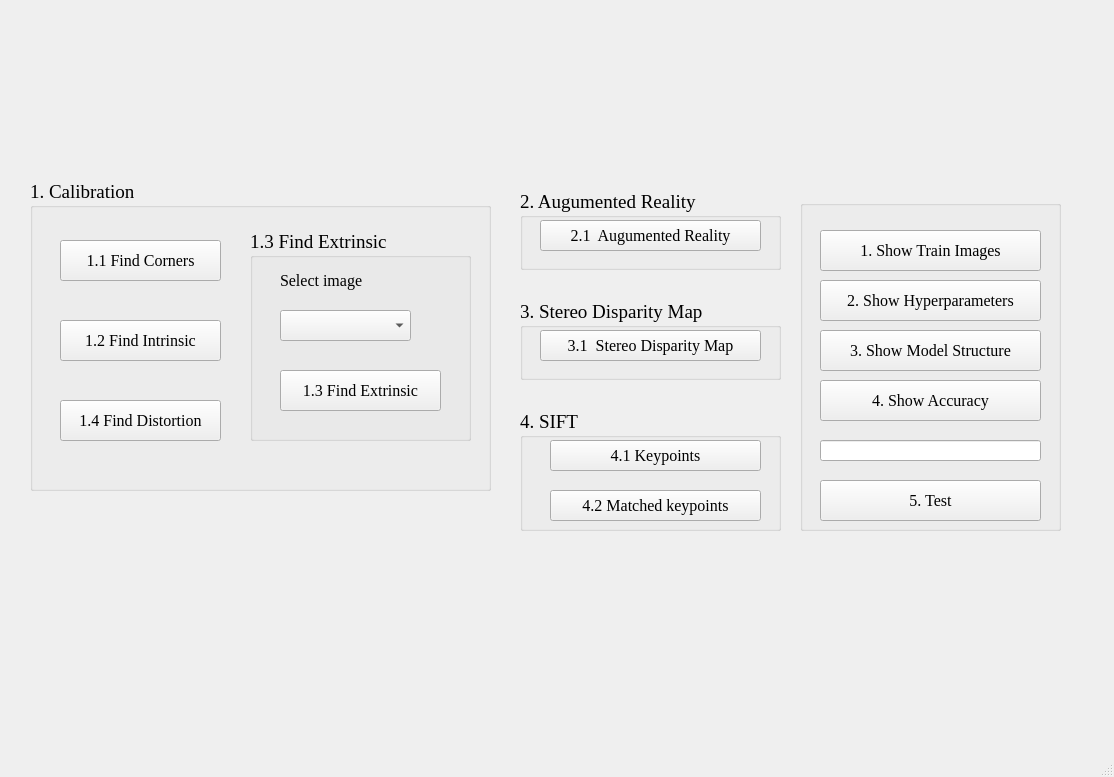
<?xml version="1.0" encoding="UTF-8"?>
<ui version="4.0">
 <class>MainWindow</class>
 <widget class="QMainWindow" name="MainWindow">
  <property name="geometry">
   <rect>
    <x>0</x>
    <y>0</y>
    <width>1114</width>
    <height>777</height>
   </rect>
  </property>
  <property name="windowTitle">
   <string>MainWindow</string>
  </property>
  <widget class="QWidget" name="centralwidget">
   <widget class="QGroupBox" name="groupBox_2">
    <property name="geometry">
     <rect>
      <x>30</x>
      <y>180</y>
      <width>461</width>
      <height>311</height>
     </rect>
    </property>
    <property name="font">
     <font>
      <family>Times New Roman</family>
      <pointsize>14</pointsize>
     </font>
    </property>
    <property name="title">
     <string>1. Calibration</string>
    </property>
    <widget class="QPushButton" name="but2">
     <property name="geometry">
      <rect>
       <x>30</x>
       <y>140</y>
       <width>161</width>
       <height>41</height>
      </rect>
     </property>
     <property name="font">
      <font>
       <family>Times New Roman</family>
       <pointsize>12</pointsize>
      </font>
     </property>
     <property name="text">
      <string>1.2 Find Intrinsic</string>
     </property>
    </widget>
    <widget class="QPushButton" name="but1">
     <property name="geometry">
      <rect>
       <x>30</x>
       <y>60</y>
       <width>161</width>
       <height>41</height>
      </rect>
     </property>
     <property name="font">
      <font>
       <family>Times New Roman</family>
       <pointsize>12</pointsize>
      </font>
     </property>
     <property name="text">
      <string>1.1 Find Corners</string>
     </property>
    </widget>
    <widget class="QPushButton" name="but4">
     <property name="geometry">
      <rect>
       <x>30</x>
       <y>220</y>
       <width>161</width>
       <height>41</height>
      </rect>
     </property>
     <property name="font">
      <font>
       <family>Times New Roman</family>
       <pointsize>12</pointsize>
      </font>
     </property>
     <property name="text">
      <string>1.4 Find Distortion</string>
     </property>
    </widget>
    <widget class="QGroupBox" name="groupBox">
     <property name="geometry">
      <rect>
       <x>220</x>
       <y>50</y>
       <width>221</width>
       <height>211</height>
      </rect>
     </property>
     <property name="font">
      <font>
       <family>Times New Roman</family>
       <pointsize>14</pointsize>
      </font>
     </property>
     <property name="title">
      <string>1.3 Find Extrinsic</string>
     </property>
     <widget class="QLabel" name="label">
      <property name="geometry">
       <rect>
        <x>30</x>
        <y>40</y>
        <width>91</width>
        <height>21</height>
       </rect>
      </property>
      <property name="font">
       <font>
        <family>Times New Roman</family>
        <pointsize>12</pointsize>
       </font>
      </property>
      <property name="text">
       <string>Select image</string>
      </property>
     </widget>
     <widget class="QComboBox" name="box">
      <property name="geometry">
       <rect>
        <x>30</x>
        <y>80</y>
        <width>131</width>
        <height>31</height>
       </rect>
      </property>
     </widget>
     <widget class="QPushButton" name="but3">
      <property name="geometry">
       <rect>
        <x>30</x>
        <y>140</y>
        <width>161</width>
        <height>41</height>
       </rect>
      </property>
      <property name="font">
       <font>
        <family>Times New Roman</family>
        <pointsize>12</pointsize>
       </font>
      </property>
      <property name="text">
       <string>1.3 Find Extrinsic</string>
      </property>
     </widget>
    </widget>
   </widget>
   <widget class="QGroupBox" name="groupBox_5">
    <property name="geometry">
     <rect>
      <x>520</x>
      <y>300</y>
      <width>261</width>
      <height>80</height>
     </rect>
    </property>
    <property name="font">
     <font>
      <family>Times New Roman</family>
      <pointsize>14</pointsize>
     </font>
    </property>
    <property name="title">
     <string>3. Stereo Disparity Map</string>
    </property>
    <widget class="QPushButton" name="but3_1">
     <property name="geometry">
      <rect>
       <x>20</x>
       <y>30</y>
       <width>221</width>
       <height>31</height>
      </rect>
     </property>
     <property name="font">
      <font>
       <family>Times New Roman</family>
       <pointsize>12</pointsize>
      </font>
     </property>
     <property name="text">
      <string>3.1  Stereo Disparity Map</string>
     </property>
    </widget>
   </widget>
   <widget class="QGroupBox" name="groupBox_7">
    <property name="geometry">
     <rect>
      <x>520</x>
      <y>410</y>
      <width>261</width>
      <height>121</height>
     </rect>
    </property>
    <property name="font">
     <font>
      <family>Times New Roman</family>
      <pointsize>14</pointsize>
     </font>
    </property>
    <property name="title">
     <string>4. SIFT</string>
    </property>
    <widget class="QPushButton" name="but4_1">
     <property name="geometry">
      <rect>
       <x>30</x>
       <y>30</y>
       <width>211</width>
       <height>31</height>
      </rect>
     </property>
     <property name="font">
      <font>
       <family>Times New Roman</family>
       <pointsize>12</pointsize>
      </font>
     </property>
     <property name="text">
      <string>4.1 Keypoints</string>
     </property>
    </widget>
    <widget class="QPushButton" name="but4_2">
     <property name="geometry">
      <rect>
       <x>30</x>
       <y>80</y>
       <width>211</width>
       <height>31</height>
      </rect>
     </property>
     <property name="font">
      <font>
       <family>Times New Roman</family>
       <pointsize>12</pointsize>
      </font>
     </property>
     <property name="text">
      <string>4.2 Matched keypoints</string>
     </property>
    </widget>
   </widget>
   <widget class="QGroupBox" name="groupBox_4">
    <property name="geometry">
     <rect>
      <x>520</x>
      <y>190</y>
      <width>261</width>
      <height>80</height>
     </rect>
    </property>
    <property name="font">
     <font>
      <family>Times New Roman</family>
      <pointsize>14</pointsize>
      <weight>50</weight>
      <bold>false</bold>
     </font>
    </property>
    <property name="title">
     <string>2. Augumented Reality</string>
    </property>
    <widget class="QPushButton" name="but2_1">
     <property name="geometry">
      <rect>
       <x>20</x>
       <y>30</y>
       <width>221</width>
       <height>31</height>
      </rect>
     </property>
     <property name="font">
      <font>
       <family>Times New Roman</family>
       <pointsize>12</pointsize>
       <weight>50</weight>
       <bold>false</bold>
      </font>
     </property>
     <property name="text">
      <string>2.1  Augumented Reality</string>
     </property>
    </widget>
   </widget>
   <widget class="QGroupBox" name="groupBox_3">
    <property name="geometry">
     <rect>
      <x>800</x>
      <y>200</y>
      <width>261</width>
      <height>331</height>
     </rect>
    </property>
    <property name="title">
     <string/>
    </property>
    <widget class="QPushButton" name="btn5_1">
     <property name="geometry">
      <rect>
       <x>20</x>
       <y>30</y>
       <width>221</width>
       <height>41</height>
      </rect>
     </property>
     <property name="font">
      <font>
       <family>Times New Roman</family>
       <pointsize>12</pointsize>
      </font>
     </property>
     <property name="text">
      <string>1. Show Train Images</string>
     </property>
    </widget>
    <widget class="QPushButton" name="btn5_2">
     <property name="geometry">
      <rect>
       <x>20</x>
       <y>80</y>
       <width>221</width>
       <height>41</height>
      </rect>
     </property>
     <property name="font">
      <font>
       <family>Times New Roman</family>
       <pointsize>12</pointsize>
      </font>
     </property>
     <property name="text">
      <string>2. Show Hyperparameters</string>
     </property>
    </widget>
    <widget class="QPushButton" name="btn5_3">
     <property name="geometry">
      <rect>
       <x>20</x>
       <y>130</y>
       <width>221</width>
       <height>41</height>
      </rect>
     </property>
     <property name="font">
      <font>
       <family>Times New Roman</family>
       <pointsize>12</pointsize>
      </font>
     </property>
     <property name="text">
      <string>3. Show Model Structure</string>
     </property>
    </widget>
    <widget class="QPushButton" name="btn5_4">
     <property name="geometry">
      <rect>
       <x>20</x>
       <y>180</y>
       <width>221</width>
       <height>41</height>
      </rect>
     </property>
     <property name="font">
      <font>
       <family>Times New Roman</family>
       <pointsize>12</pointsize>
      </font>
     </property>
     <property name="text">
      <string>4. Show Accuracy</string>
     </property>
    </widget>
    <widget class="QPushButton" name="pushButton_5">
     <property name="geometry">
      <rect>
       <x>20</x>
       <y>280</y>
       <width>221</width>
       <height>41</height>
      </rect>
     </property>
     <property name="font">
      <font>
       <family>Times New Roman</family>
       <pointsize>12</pointsize>
      </font>
     </property>
     <property name="text">
      <string>5. Test</string>
     </property>
    </widget>
    <widget class="QLineEdit" name="lineEdit">
     <property name="geometry">
      <rect>
       <x>20</x>
       <y>240</y>
       <width>221</width>
       <height>21</height>
      </rect>
     </property>
    </widget>
   </widget>
  </widget>
  <widget class="QMenuBar" name="menubar">
   <property name="geometry">
    <rect>
     <x>0</x>
     <y>0</y>
     <width>1114</width>
     <height>25</height>
    </rect>
   </property>
  </widget>
  <widget class="QStatusBar" name="statusbar"/>
 </widget>
 <resources/>
 <connections/>
</ui>
